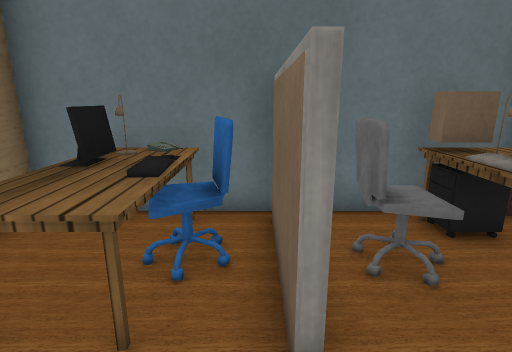
View 1 (above)

15 first-person views from a walk through a scene from a Unity 3-D project. The camera is 1.2 m above the floor, tilts 14° down and sees 80° across. The floor is counted in squares, 0.5 m on a side. Each view is taken from the middle of a square. On the plan, view 1 faces up. The plan holds only what a view shows up to about 19 squares ahead; the rest is blank. The player is left out. Some surface patterns are stand-ins.

View 2
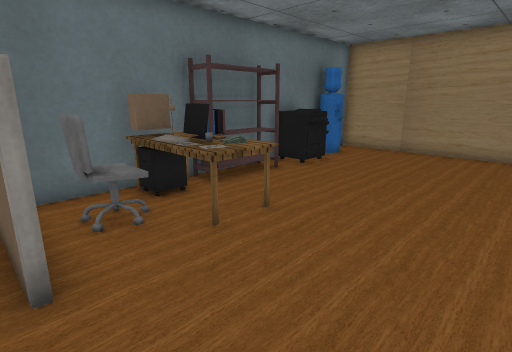

View 3
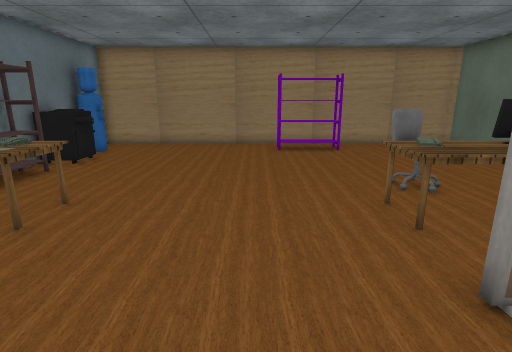

View 4
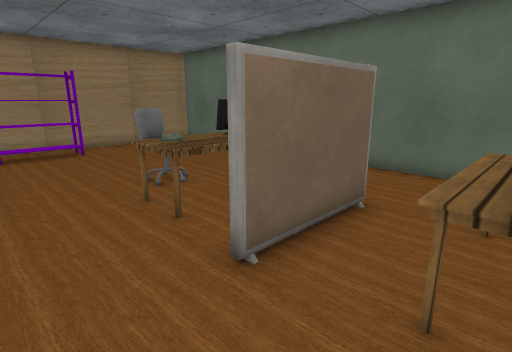

View 5
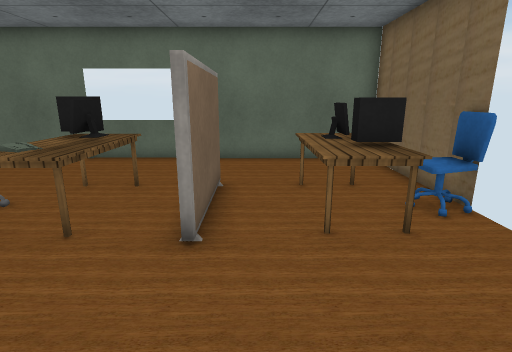

View 6
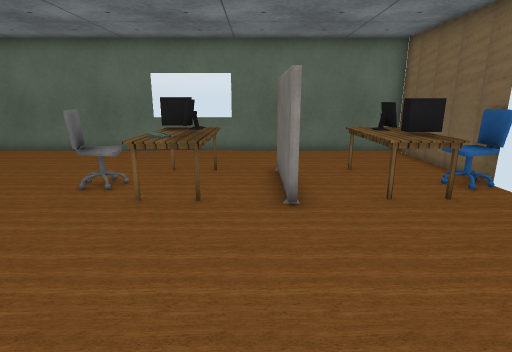

View 7
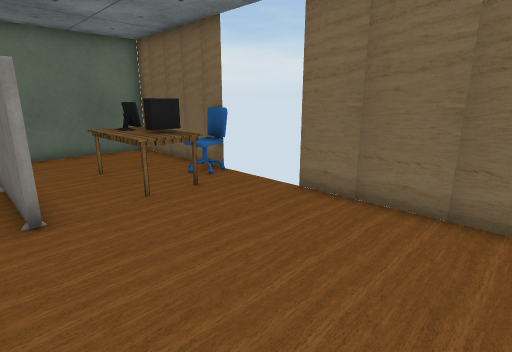

View 8
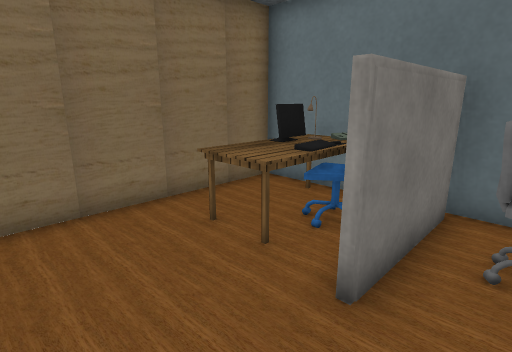

View 9
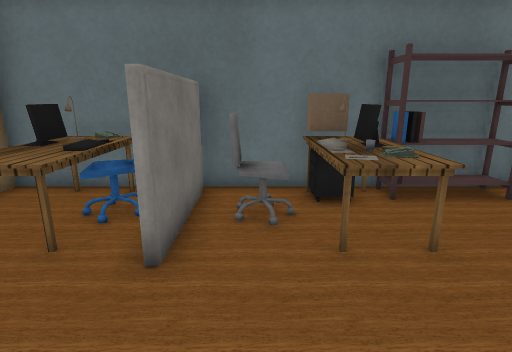

View 10
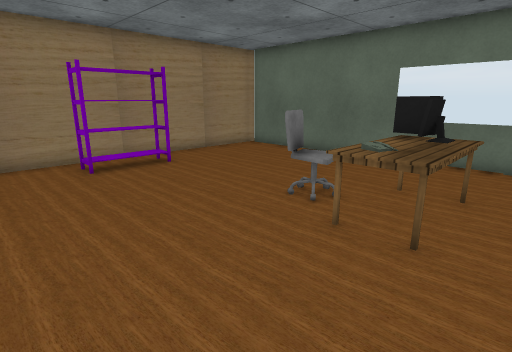

View 11
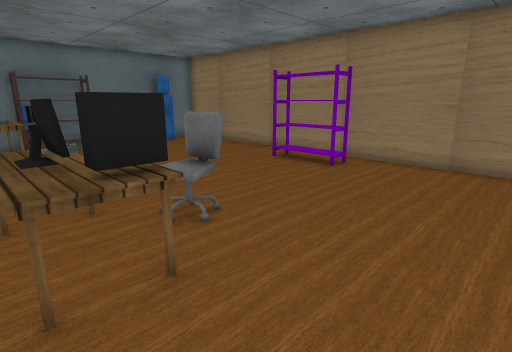

View 12
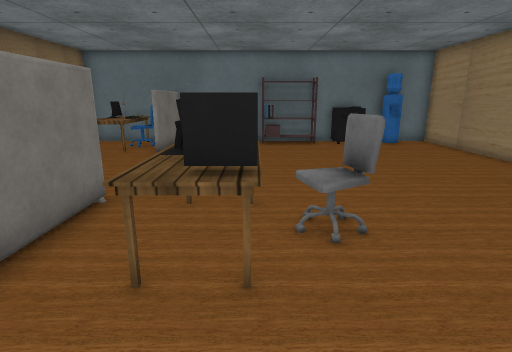

View 13
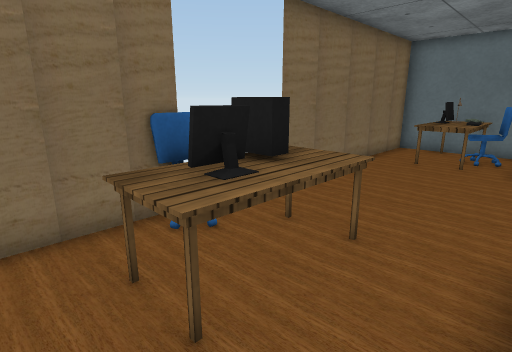

View 14
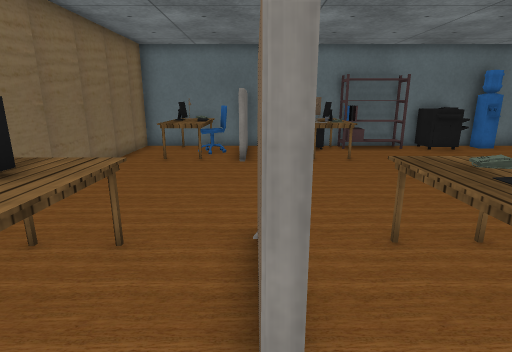

View 15
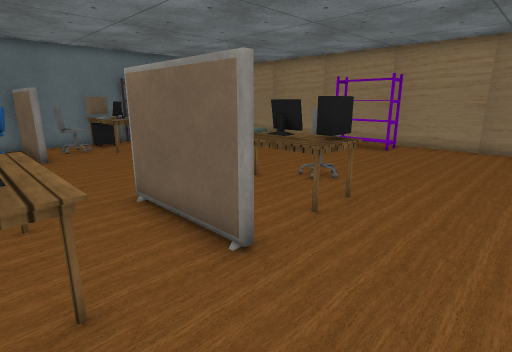

### Floor plan
Points are (right, up) in squares from view 1. A wall is a line through its corners. A room is listed if a view was taken in it or the views show most of it. See-through windows are left out.
Room 1 (views 1, 2, 3, 4, 5, 6, 7, 8, 9, 10, 11, 12, 13, 14, 15)
walls: (1.3, -4.6) (1.3, -8.6); (1, -8.7) (1, -4.6); (0.3, 2) (0.3, 6); (14, -6.1) (12.9, -6.1) (12.9, -3.1) (14, -3.1); (5.9, 5.2) (5.9, 6); (8.4, 5.2) (5.5, 5.2) (5.5, 6); (-4.8, -6.4) (-4.8, -12.7) (14.9, -12.7); (15.2, -4.1) (15.2, 6.4) (-4.8, 6.4) (-4.8, -3.1); (0.6, 6.1) (0.6, 2); (13.1, 5.4) (12.4, 5.4) (12.4, 6.1); (15.2, -13.1) (15.2, -4.9)
low walls: (13.1, 5.2) (12.4, 5.2)
objects: chair (-5, -6); table (-3, -9) to (-1, -5); computer (-3, -7) to (-2, -6); table (-3, 2) to (-1, 6); phone (-2, 6); chair (0, 4); chair (2, 5); table (3, -9) to (5, -5); table (3, 2) to (5, 6); computer (3, 6) to (4, 6); computer (4, -8) to (5, -8); phone (4, -6) to (5, -6); phone (4, 3) to (5, 3); other object (4, 4); chair (7, -7) to (7, -6); printer (10, 5) to (11, 6)

Positions as (right, up) in squares from view 1, and headings:
1: (0, 0), facing up
2: (0, -2), facing up-right
3: (-2, -2), facing right
4: (-2, -2), facing down-right
5: (0, 0), facing down
6: (2, 2), facing down
7: (2, 2), facing down-left
8: (2, -1), facing up-left
9: (2, -2), facing up
10: (2, 0), facing down-right
11: (3, -12), facing up-right
12: (5, -12), facing up
13: (1, -10), facing up-left
14: (1, -10), facing up
15: (-2, -12), facing up-right
